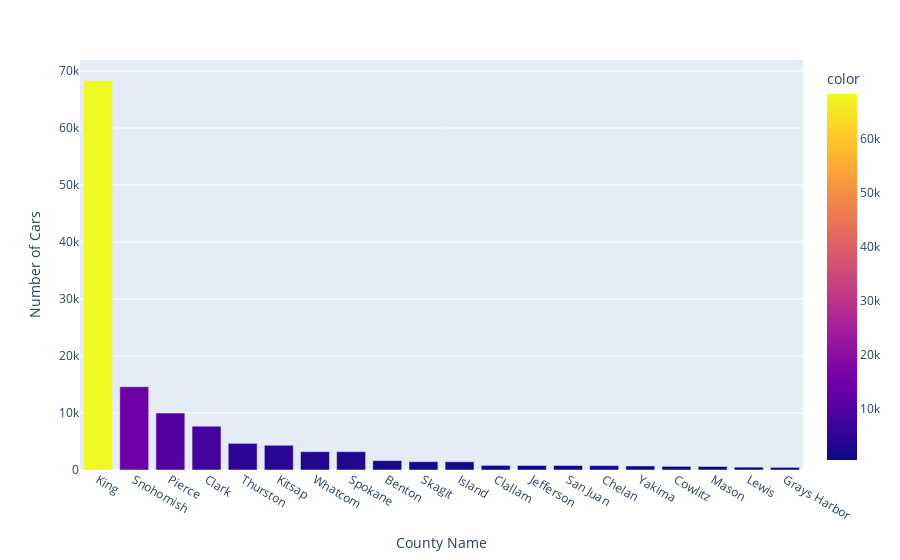

The cell this chart's notebook holds for it:
### Code cell
px.bar(x=list(counties)[:20],y=values[:20],labels={'x':"County Name",'y':"Number of Cars"},color=values[:20])

### Figure 1 — Plotly figure (JSON) as saved in the notebook; plotly's stock layout.template omitted (floating-point values rounded to 4 significant figures)
{"data": [{"alignmentgroup": "True", "hovertemplate": "County Name=%{x}<br>Number of Cars=%{y}<br>color=%{marker.color}<extra></extra>", "legendgroup": "", "marker": {"color": [68333, 14621, 9994, 7692, 4677, 4337, 3220, 3212, 1645, 1457, 1444, 813, 791, 788, 770, 709, 637, 620, 499, 464], "coloraxis": "coloraxis", "pattern": {"shape": ""}}, "name": "", "offsetgroup": "", "orientation": "v", "showlegend": false, "textposition": "auto", "type": "bar", "x": ["King", "Snohomish", "Pierce", "Clark", "Thurston", "Kitsap", "Whatcom", "Spokane", "Benton", "Skagit", "Island", "Clallam", "Jefferson", "San Juan", "Chelan", "Yakima", "Cowlitz", "Mason", "Lewis", "Grays Harbor"], "xaxis": "x", "y": [68333, 14621, 9994, 7692, 4677, 4337, 3220, 3212, 1645, 1457, 1444, 813, 791, 788, 770, 709, 637, 620, 499, 464], "yaxis": "y"}], "layout": {"autosize": true, "barmode": "relative", "coloraxis": {"colorbar": {"title": {"text": "color"}}, "colorscale": [[0, "#0d0887"], [0.1111, "#46039f"], [0.2222, "#7201a8"], [0.3333, "#9c179e"], [0.4444, "#bd3786"], [0.5556, "#d8576b"], [0.6667, "#ed7953"], [0.7778, "#fb9f3a"], [0.8889, "#fdca26"], [1, "#f0f921"]]}, "legend": {"tracegroupgap": 0}, "margin": {"t": 60}, "xaxis": {"anchor": "y", "autorange": true, "domain": [0, 1], "range": [-0.5, 19.5], "title": {"text": "County Name"}, "type": "category"}, "yaxis": {"anchor": "x", "autorange": true, "domain": [0, 1], "range": [0, 71930.0], "title": {"text": "Number of Cars"}, "type": "linear"}}}
